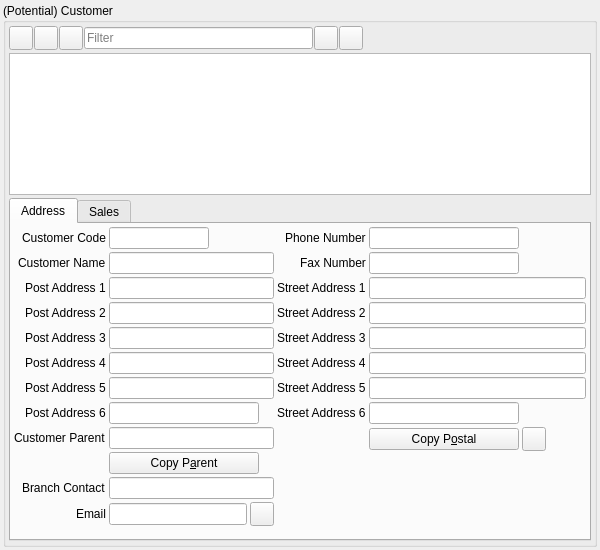
<?xml version="1.0" encoding="UTF-8"?>
<ui version="4.0">
 <class>CRM_CustomerWidget</class>
 <widget class="QWidget" name="CRM_CustomerWidget">
  <property name="geometry">
   <rect>
    <x>0</x>
    <y>0</y>
    <width>600</width>
    <height>550</height>
   </rect>
  </property>
  <property name="minimumSize">
   <size>
    <width>500</width>
    <height>400</height>
   </size>
  </property>
  <property name="windowTitle">
   <string>Form</string>
  </property>
  <layout class="QGridLayout" name="gridLayout_3">
   <property name="leftMargin">
    <number>3</number>
   </property>
   <property name="topMargin">
    <number>3</number>
   </property>
   <property name="rightMargin">
    <number>3</number>
   </property>
   <property name="bottomMargin">
    <number>3</number>
   </property>
   <property name="spacing">
    <number>3</number>
   </property>
   <item row="0" column="0">
    <widget class="QGroupBox" name="gbCustomer">
     <property name="sizePolicy">
      <sizepolicy hsizetype="Preferred" vsizetype="Preferred">
       <horstretch>1</horstretch>
       <verstretch>1</verstretch>
      </sizepolicy>
     </property>
     <property name="title">
      <string>(Potential) Customer</string>
     </property>
     <layout class="QGridLayout" name="gridLayout">
      <property name="leftMargin">
       <number>3</number>
      </property>
      <property name="topMargin">
       <number>3</number>
      </property>
      <property name="rightMargin">
       <number>3</number>
      </property>
      <property name="bottomMargin">
       <number>3</number>
      </property>
      <property name="spacing">
       <number>3</number>
      </property>
      <item row="0" column="0">
       <layout class="QHBoxLayout" name="horizontalLayout">
        <property name="spacing">
         <number>1</number>
        </property>
        <item>
         <widget class="QToolButton" name="pbAdd">
          <property name="minimumSize">
           <size>
            <width>24</width>
            <height>24</height>
           </size>
          </property>
          <property name="maximumSize">
           <size>
            <width>24</width>
            <height>24</height>
           </size>
          </property>
          <property name="toolTip">
           <string>Add (potential) customer</string>
          </property>
          <property name="text">
           <string/>
          </property>
          <property name="icon">
           <iconset resource="../../../db/src/gui/db.qrc">
            <normaloff>:/images/icons/add.png</normaloff>:/images/icons/add.png</iconset>
          </property>
         </widget>
        </item>
        <item>
         <widget class="QToolButton" name="pbDelete">
          <property name="minimumSize">
           <size>
            <width>24</width>
            <height>24</height>
           </size>
          </property>
          <property name="maximumSize">
           <size>
            <width>24</width>
            <height>24</height>
           </size>
          </property>
          <property name="toolTip">
           <string>Delete customer</string>
          </property>
          <property name="text">
           <string/>
          </property>
          <property name="icon">
           <iconset resource="../../../db/src/gui/db.qrc">
            <normaloff>:/images/icons/delete.png</normaloff>:/images/icons/delete.png</iconset>
          </property>
         </widget>
        </item>
        <item>
         <widget class="QToolButton" name="pbSave">
          <property name="minimumSize">
           <size>
            <width>24</width>
            <height>24</height>
           </size>
          </property>
          <property name="maximumSize">
           <size>
            <width>24</width>
            <height>24</height>
           </size>
          </property>
          <property name="toolTip">
           <string>Save to database</string>
          </property>
          <property name="text">
           <string/>
          </property>
          <property name="icon">
           <iconset resource="../../../db/src/gui/db.qrc">
            <normaloff>:/images/icons/database_save.png</normaloff>:/images/icons/database_save.png</iconset>
          </property>
         </widget>
        </item>
        <item>
         <widget class="QLineEdit" name="leFilter">
          <property name="placeholderText">
           <string>Filter</string>
          </property>
         </widget>
        </item>
        <item>
         <widget class="QToolButton" name="pbFilterOn">
          <property name="minimumSize">
           <size>
            <width>24</width>
            <height>24</height>
           </size>
          </property>
          <property name="maximumSize">
           <size>
            <width>24</width>
            <height>24</height>
           </size>
          </property>
          <property name="toolTip">
           <string>Filter on</string>
          </property>
          <property name="text">
           <string/>
          </property>
          <property name="icon">
           <iconset resource="../../../db/src/gui/db.qrc">
            <normaloff>:/images/icons/filter.png</normaloff>:/images/icons/filter.png</iconset>
          </property>
         </widget>
        </item>
        <item>
         <widget class="QToolButton" name="pbFilterOff">
          <property name="minimumSize">
           <size>
            <width>24</width>
            <height>24</height>
           </size>
          </property>
          <property name="maximumSize">
           <size>
            <width>24</width>
            <height>24</height>
           </size>
          </property>
          <property name="toolTip">
           <string>Filter off</string>
          </property>
          <property name="text">
           <string/>
          </property>
          <property name="icon">
           <iconset resource="../../../db/src/gui/db.qrc">
            <normaloff>:/images/icons/filter_empty.png</normaloff>:/images/icons/filter_empty.png</iconset>
          </property>
         </widget>
        </item>
        <item>
         <spacer name="horizontalSpacer_2">
          <property name="orientation">
           <enum>Qt::Horizontal</enum>
          </property>
          <property name="sizeHint" stdset="0">
           <size>
            <width>40</width>
            <height>20</height>
           </size>
          </property>
         </spacer>
        </item>
       </layout>
      </item>
      <item row="1" column="0">
       <widget class="QTableView" name="tvCustomer">
        <property name="sizePolicy">
         <sizepolicy hsizetype="Expanding" vsizetype="Expanding">
          <horstretch>1</horstretch>
          <verstretch>1</verstretch>
         </sizepolicy>
        </property>
       </widget>
      </item>
      <item row="2" column="0">
       <widget class="QTabWidget" name="tabWidget">
        <property name="currentIndex">
         <number>0</number>
        </property>
        <widget class="QWidget" name="tab">
         <attribute name="title">
          <string>Address</string>
         </attribute>
         <layout class="QGridLayout" name="gridLayout_2">
          <property name="leftMargin">
           <number>3</number>
          </property>
          <property name="topMargin">
           <number>3</number>
          </property>
          <property name="rightMargin">
           <number>3</number>
          </property>
          <property name="bottomMargin">
           <number>3</number>
          </property>
          <property name="spacing">
           <number>3</number>
          </property>
          <item row="0" column="0">
           <layout class="QFormLayout" name="formLayout">
            <property name="labelAlignment">
             <set>Qt::AlignRight|Qt::AlignTrailing|Qt::AlignVCenter</set>
            </property>
            <property name="verticalSpacing">
             <number>3</number>
            </property>
            <item row="0" column="0">
             <widget class="QLabel" name="lblCustomerCode">
              <property name="text">
               <string>Customer Code</string>
              </property>
             </widget>
            </item>
            <item row="0" column="1">
             <widget class="QLineEdit" name="leCustomerCode">
              <property name="sizePolicy">
               <sizepolicy hsizetype="Expanding" vsizetype="Fixed">
                <horstretch>1</horstretch>
                <verstretch>0</verstretch>
               </sizepolicy>
              </property>
              <property name="minimumSize">
               <size>
                <width>100</width>
                <height>0</height>
               </size>
              </property>
              <property name="maximumSize">
               <size>
                <width>100</width>
                <height>16777215</height>
               </size>
              </property>
             </widget>
            </item>
            <item row="1" column="0">
             <widget class="QLabel" name="lblCustomerName">
              <property name="text">
               <string>Customer Name</string>
              </property>
             </widget>
            </item>
            <item row="1" column="1">
             <widget class="QLineEdit" name="leCustomerName">
              <property name="sizePolicy">
               <sizepolicy hsizetype="Expanding" vsizetype="Fixed">
                <horstretch>1</horstretch>
                <verstretch>0</verstretch>
               </sizepolicy>
              </property>
              <property name="minimumSize">
               <size>
                <width>100</width>
                <height>0</height>
               </size>
              </property>
              <property name="maximumSize">
               <size>
                <width>16777215</width>
                <height>16777215</height>
               </size>
              </property>
             </widget>
            </item>
            <item row="2" column="0">
             <widget class="QLabel" name="lblPostAddress1">
              <property name="text">
               <string>Post Address 1</string>
              </property>
             </widget>
            </item>
            <item row="2" column="1">
             <widget class="QLineEdit" name="lePostAddress1">
              <property name="sizePolicy">
               <sizepolicy hsizetype="Expanding" vsizetype="Fixed">
                <horstretch>1</horstretch>
                <verstretch>0</verstretch>
               </sizepolicy>
              </property>
              <property name="minimumSize">
               <size>
                <width>100</width>
                <height>0</height>
               </size>
              </property>
              <property name="maximumSize">
               <size>
                <width>16777215</width>
                <height>16777215</height>
               </size>
              </property>
             </widget>
            </item>
            <item row="3" column="0">
             <widget class="QLabel" name="lblPostAddress2">
              <property name="text">
               <string>Post Address 2</string>
              </property>
             </widget>
            </item>
            <item row="3" column="1">
             <widget class="QLineEdit" name="lePostAddress2">
              <property name="sizePolicy">
               <sizepolicy hsizetype="Expanding" vsizetype="Fixed">
                <horstretch>1</horstretch>
                <verstretch>0</verstretch>
               </sizepolicy>
              </property>
              <property name="minimumSize">
               <size>
                <width>100</width>
                <height>0</height>
               </size>
              </property>
              <property name="maximumSize">
               <size>
                <width>16777215</width>
                <height>16777215</height>
               </size>
              </property>
             </widget>
            </item>
            <item row="4" column="0">
             <widget class="QLabel" name="lblPostaddress3">
              <property name="text">
               <string>Post Address 3</string>
              </property>
             </widget>
            </item>
            <item row="4" column="1">
             <widget class="QLineEdit" name="lePostAddress3">
              <property name="sizePolicy">
               <sizepolicy hsizetype="Expanding" vsizetype="Fixed">
                <horstretch>1</horstretch>
                <verstretch>0</verstretch>
               </sizepolicy>
              </property>
              <property name="minimumSize">
               <size>
                <width>100</width>
                <height>0</height>
               </size>
              </property>
              <property name="maximumSize">
               <size>
                <width>16777215</width>
                <height>16777215</height>
               </size>
              </property>
             </widget>
            </item>
            <item row="5" column="0">
             <widget class="QLabel" name="lblPostAddress4">
              <property name="text">
               <string>Post Address 4</string>
              </property>
             </widget>
            </item>
            <item row="5" column="1">
             <widget class="QLineEdit" name="lePostAddress4">
              <property name="sizePolicy">
               <sizepolicy hsizetype="Expanding" vsizetype="Fixed">
                <horstretch>1</horstretch>
                <verstretch>0</verstretch>
               </sizepolicy>
              </property>
              <property name="minimumSize">
               <size>
                <width>100</width>
                <height>0</height>
               </size>
              </property>
              <property name="maximumSize">
               <size>
                <width>16777215</width>
                <height>16777215</height>
               </size>
              </property>
             </widget>
            </item>
            <item row="6" column="0">
             <widget class="QLabel" name="lblPostAddress5">
              <property name="text">
               <string>Post Address 5</string>
              </property>
             </widget>
            </item>
            <item row="6" column="1">
             <widget class="QLineEdit" name="lePostAddress5">
              <property name="sizePolicy">
               <sizepolicy hsizetype="Expanding" vsizetype="Fixed">
                <horstretch>1</horstretch>
                <verstretch>0</verstretch>
               </sizepolicy>
              </property>
              <property name="minimumSize">
               <size>
                <width>100</width>
                <height>0</height>
               </size>
              </property>
              <property name="maximumSize">
               <size>
                <width>16777215</width>
                <height>16777215</height>
               </size>
              </property>
             </widget>
            </item>
            <item row="7" column="0">
             <widget class="QLabel" name="lblPostAddress6">
              <property name="text">
               <string>Post Address 6</string>
              </property>
             </widget>
            </item>
            <item row="7" column="1">
             <widget class="QLineEdit" name="lePostAddress6">
              <property name="sizePolicy">
               <sizepolicy hsizetype="Expanding" vsizetype="Fixed">
                <horstretch>1</horstretch>
                <verstretch>0</verstretch>
               </sizepolicy>
              </property>
              <property name="minimumSize">
               <size>
                <width>100</width>
                <height>0</height>
               </size>
              </property>
              <property name="maximumSize">
               <size>
                <width>150</width>
                <height>16777215</height>
               </size>
              </property>
             </widget>
            </item>
            <item row="8" column="0">
             <widget class="QLabel" name="lblCustomerParent">
              <property name="text">
               <string>Customer Parent</string>
              </property>
             </widget>
            </item>
            <item row="8" column="1">
             <widget class="RB_IdxLineEdit" name="ileCustomerParent">
              <property name="minimumSize">
               <size>
                <width>100</width>
                <height>0</height>
               </size>
              </property>
             </widget>
            </item>
            <item row="9" column="1">
             <widget class="QPushButton" name="pbCopyParent">
              <property name="sizePolicy">
               <sizepolicy hsizetype="Preferred" vsizetype="Fixed">
                <horstretch>0</horstretch>
                <verstretch>0</verstretch>
               </sizepolicy>
              </property>
              <property name="minimumSize">
               <size>
                <width>150</width>
                <height>0</height>
               </size>
              </property>
              <property name="maximumSize">
               <size>
                <width>150</width>
                <height>16777215</height>
               </size>
              </property>
              <property name="toolTip">
               <string>Copy address lines from parent</string>
              </property>
              <property name="text">
               <string>Copy P&amp;arent</string>
              </property>
             </widget>
            </item>
            <item row="10" column="0">
             <widget class="QLabel" name="lblBranchContact">
              <property name="text">
               <string>Branch Contact</string>
              </property>
             </widget>
            </item>
            <item row="10" column="1">
             <widget class="QLineEdit" name="leBranchContact">
              <property name="minimumSize">
               <size>
                <width>100</width>
                <height>0</height>
               </size>
              </property>
              <property name="maximumSize">
               <size>
                <width>16777215</width>
                <height>16777215</height>
               </size>
              </property>
             </widget>
            </item>
            <item row="11" column="0">
             <widget class="QLabel" name="lblEmail">
              <property name="text">
               <string>Email</string>
              </property>
             </widget>
            </item>
            <item row="11" column="1">
             <layout class="QHBoxLayout" name="horizontalLayout_2">
              <property name="spacing">
               <number>3</number>
              </property>
              <item>
               <widget class="QLineEdit" name="leEmail"/>
              </item>
              <item>
               <widget class="QToolButton" name="pbSendEmail">
                <property name="minimumSize">
                 <size>
                  <width>24</width>
                  <height>24</height>
                 </size>
                </property>
                <property name="maximumSize">
                 <size>
                  <width>24</width>
                  <height>24</height>
                 </size>
                </property>
                <property name="toolTip">
                 <string>Send email</string>
                </property>
                <property name="text">
                 <string/>
                </property>
                <property name="icon">
                 <iconset resource="../../../db/src/gui/db.qrc">
                  <normaloff>:/images/icons/email_edit.png</normaloff>:/images/icons/email_edit.png</iconset>
                </property>
               </widget>
              </item>
             </layout>
            </item>
            <item row="9" column="0">
             <spacer name="horizontalSpacer_4">
              <property name="orientation">
               <enum>Qt::Horizontal</enum>
              </property>
              <property name="sizeHint" stdset="0">
               <size>
                <width>40</width>
                <height>20</height>
               </size>
              </property>
             </spacer>
            </item>
           </layout>
          </item>
          <item row="0" column="1">
           <layout class="QFormLayout" name="formLayout_2">
            <property name="fieldGrowthPolicy">
             <enum>QFormLayout::AllNonFixedFieldsGrow</enum>
            </property>
            <property name="labelAlignment">
             <set>Qt::AlignRight|Qt::AlignTrailing|Qt::AlignVCenter</set>
            </property>
            <property name="verticalSpacing">
             <number>3</number>
            </property>
            <item row="0" column="0">
             <widget class="QLabel" name="lblPhoneNumber">
              <property name="text">
               <string>Phone Number</string>
              </property>
             </widget>
            </item>
            <item row="0" column="1">
             <widget class="QLineEdit" name="lePhoneNumber">
              <property name="minimumSize">
               <size>
                <width>100</width>
                <height>0</height>
               </size>
              </property>
              <property name="maximumSize">
               <size>
                <width>150</width>
                <height>16777215</height>
               </size>
              </property>
             </widget>
            </item>
            <item row="1" column="0">
             <widget class="QLabel" name="lblFaxNumber">
              <property name="text">
               <string>Fax Number</string>
              </property>
             </widget>
            </item>
            <item row="1" column="1">
             <widget class="QLineEdit" name="leFaxNumber">
              <property name="minimumSize">
               <size>
                <width>100</width>
                <height>0</height>
               </size>
              </property>
              <property name="maximumSize">
               <size>
                <width>150</width>
                <height>16777215</height>
               </size>
              </property>
             </widget>
            </item>
            <item row="2" column="0">
             <widget class="QLabel" name="lblStreetAddress1">
              <property name="text">
               <string>Street Address 1</string>
              </property>
             </widget>
            </item>
            <item row="2" column="1">
             <widget class="QLineEdit" name="leStreetAddress1">
              <property name="minimumSize">
               <size>
                <width>100</width>
                <height>0</height>
               </size>
              </property>
              <property name="maximumSize">
               <size>
                <width>16777215</width>
                <height>16777215</height>
               </size>
              </property>
             </widget>
            </item>
            <item row="3" column="0">
             <widget class="QLabel" name="lblStreetAddress2">
              <property name="text">
               <string>Street Address 2</string>
              </property>
             </widget>
            </item>
            <item row="3" column="1">
             <widget class="QLineEdit" name="leStreetAddress2">
              <property name="minimumSize">
               <size>
                <width>100</width>
                <height>0</height>
               </size>
              </property>
              <property name="maximumSize">
               <size>
                <width>16777215</width>
                <height>16777215</height>
               </size>
              </property>
             </widget>
            </item>
            <item row="4" column="0">
             <widget class="QLabel" name="lblStreetAddress3">
              <property name="text">
               <string>Street Address 3</string>
              </property>
             </widget>
            </item>
            <item row="4" column="1">
             <widget class="QLineEdit" name="leStreetAddress3">
              <property name="minimumSize">
               <size>
                <width>100</width>
                <height>0</height>
               </size>
              </property>
              <property name="maximumSize">
               <size>
                <width>16777215</width>
                <height>16777215</height>
               </size>
              </property>
             </widget>
            </item>
            <item row="5" column="0">
             <widget class="QLabel" name="lblStreetAddress4">
              <property name="text">
               <string>Street Address 4</string>
              </property>
             </widget>
            </item>
            <item row="5" column="1">
             <widget class="QLineEdit" name="leStreetAddress4">
              <property name="minimumSize">
               <size>
                <width>100</width>
                <height>0</height>
               </size>
              </property>
              <property name="maximumSize">
               <size>
                <width>16777215</width>
                <height>16777215</height>
               </size>
              </property>
             </widget>
            </item>
            <item row="6" column="0">
             <widget class="QLabel" name="lblStreetAddress5">
              <property name="text">
               <string>Street Address 5</string>
              </property>
             </widget>
            </item>
            <item row="6" column="1">
             <widget class="QLineEdit" name="leStreetAddress5">
              <property name="minimumSize">
               <size>
                <width>100</width>
                <height>0</height>
               </size>
              </property>
              <property name="maximumSize">
               <size>
                <width>16777215</width>
                <height>16777215</height>
               </size>
              </property>
             </widget>
            </item>
            <item row="7" column="0">
             <widget class="QLabel" name="lblStreetAddress6">
              <property name="text">
               <string>Street Address 6</string>
              </property>
             </widget>
            </item>
            <item row="7" column="1">
             <widget class="QLineEdit" name="leStreetAddress6">
              <property name="minimumSize">
               <size>
                <width>100</width>
                <height>0</height>
               </size>
              </property>
              <property name="maximumSize">
               <size>
                <width>150</width>
                <height>16777215</height>
               </size>
              </property>
             </widget>
            </item>
            <item row="8" column="0">
             <spacer name="horizontalSpacer_3">
              <property name="orientation">
               <enum>Qt::Horizontal</enum>
              </property>
              <property name="sizeHint" stdset="0">
               <size>
                <width>40</width>
                <height>20</height>
               </size>
              </property>
             </spacer>
            </item>
            <item row="8" column="1">
             <layout class="QHBoxLayout" name="horizontalLayout_3">
              <property name="spacing">
               <number>3</number>
              </property>
              <item>
               <widget class="QPushButton" name="pbCopyPostAddress">
                <property name="sizePolicy">
                 <sizepolicy hsizetype="Preferred" vsizetype="Fixed">
                  <horstretch>0</horstretch>
                  <verstretch>0</verstretch>
                 </sizepolicy>
                </property>
                <property name="minimumSize">
                 <size>
                  <width>150</width>
                  <height>0</height>
                 </size>
                </property>
                <property name="maximumSize">
                 <size>
                  <width>150</width>
                  <height>16777215</height>
                 </size>
                </property>
                <property name="toolTip">
                 <string>Copy address lines from postal address</string>
                </property>
                <property name="text">
                 <string>Copy P&amp;ostal</string>
                </property>
               </widget>
              </item>
              <item>
               <widget class="QToolButton" name="pbMapLocation">
                <property name="minimumSize">
                 <size>
                  <width>24</width>
                  <height>24</height>
                 </size>
                </property>
                <property name="maximumSize">
                 <size>
                  <width>24</width>
                  <height>24</height>
                 </size>
                </property>
                <property name="toolTip">
                 <string>Show location on Google Maps</string>
                </property>
                <property name="text">
                 <string/>
                </property>
                <property name="icon">
                 <iconset resource="../../../db/src/gui/db.qrc">
                  <normaloff>:/images/icons/world_go.png</normaloff>:/images/icons/world_go.png</iconset>
                </property>
               </widget>
              </item>
              <item>
               <spacer name="horizontalSpacer_5">
                <property name="orientation">
                 <enum>Qt::Horizontal</enum>
                </property>
                <property name="sizeHint" stdset="0">
                 <size>
                  <width>40</width>
                  <height>20</height>
                 </size>
                </property>
               </spacer>
              </item>
             </layout>
            </item>
           </layout>
          </item>
         </layout>
        </widget>
        <widget class="QWidget" name="tab_2">
         <attribute name="title">
          <string>Sales</string>
         </attribute>
         <layout class="QGridLayout" name="gridLayout_4">
          <property name="leftMargin">
           <number>3</number>
          </property>
          <property name="topMargin">
           <number>3</number>
          </property>
          <property name="rightMargin">
           <number>3</number>
          </property>
          <property name="bottomMargin">
           <number>6</number>
          </property>
          <property name="spacing">
           <number>3</number>
          </property>
          <item row="0" column="0">
           <layout class="QFormLayout" name="formLayout_3">
            <property name="labelAlignment">
             <set>Qt::AlignRight|Qt::AlignTrailing|Qt::AlignVCenter</set>
            </property>
            <property name="verticalSpacing">
             <number>3</number>
            </property>
            <item row="0" column="0">
             <widget class="QLabel" name="lblCompany">
              <property name="text">
               <string>Move to Company</string>
              </property>
             </widget>
            </item>
            <item row="1" column="0">
             <widget class="QLabel" name="lblRelationWithCompany">
              <property name="text">
               <string>Internal Account Holder</string>
              </property>
             </widget>
            </item>
            <item row="1" column="1">
             <widget class="QComboBox" name="cbInternalAccountHolder"/>
            </item>
            <item row="3" column="0">
             <widget class="QLabel" name="label">
              <property name="text">
               <string>Type</string>
              </property>
             </widget>
            </item>
            <item row="3" column="1">
             <widget class="QComboBox" name="cbType"/>
            </item>
            <item row="4" column="0">
             <widget class="QLabel" name="label_6">
              <property name="text">
               <string>Ownership</string>
              </property>
             </widget>
            </item>
            <item row="4" column="1">
             <widget class="QLineEdit" name="leOwnership"/>
            </item>
            <item row="5" column="0">
             <widget class="QLabel" name="label_3">
              <property name="text">
               <string>Classification Code</string>
              </property>
             </widget>
            </item>
            <item row="5" column="1">
             <widget class="QLineEdit" name="leClassificationCode"/>
            </item>
            <item row="6" column="0">
             <widget class="QLabel" name="label_4">
              <property name="text">
               <string>Industry</string>
              </property>
             </widget>
            </item>
            <item row="6" column="1">
             <widget class="QComboBox" name="cbIndustry"/>
            </item>
            <item row="7" column="0">
             <widget class="QLabel" name="label_5">
              <property name="text">
               <string>Number of Employees</string>
              </property>
             </widget>
            </item>
            <item row="7" column="1">
             <widget class="QLineEdit" name="leNoEmployees">
              <property name="minimumSize">
               <size>
                <width>100</width>
                <height>0</height>
               </size>
              </property>
              <property name="maximumSize">
               <size>
                <width>100</width>
                <height>16777215</height>
               </size>
              </property>
              <property name="alignment">
               <set>Qt::AlignRight|Qt::AlignTrailing|Qt::AlignVCenter</set>
              </property>
             </widget>
            </item>
            <item row="8" column="0">
             <widget class="QLabel" name="label_2">
              <property name="text">
               <string>Annual Revenue</string>
              </property>
             </widget>
            </item>
            <item row="8" column="1">
             <widget class="QLineEdit" name="leAnnualRevenue">
              <property name="minimumSize">
               <size>
                <width>100</width>
                <height>0</height>
               </size>
              </property>
              <property name="maximumSize">
               <size>
                <width>100</width>
                <height>16777215</height>
               </size>
              </property>
              <property name="alignment">
               <set>Qt::AlignRight|Qt::AlignTrailing|Qt::AlignVCenter</set>
              </property>
             </widget>
            </item>
            <item row="9" column="0">
             <widget class="QLabel" name="label_7">
              <property name="text">
               <string>Rating</string>
              </property>
             </widget>
            </item>
            <item row="9" column="1">
             <widget class="QLineEdit" name="leRating">
              <property name="minimumSize">
               <size>
                <width>50</width>
                <height>0</height>
               </size>
              </property>
              <property name="maximumSize">
               <size>
                <width>50</width>
                <height>16777215</height>
               </size>
              </property>
              <property name="sizeIncrement">
               <size>
                <width>0</width>
                <height>0</height>
               </size>
              </property>
              <property name="alignment">
               <set>Qt::AlignRight|Qt::AlignTrailing|Qt::AlignVCenter</set>
              </property>
             </widget>
            </item>
            <item row="2" column="0">
             <widget class="QLabel" name="label_8">
              <property name="text">
               <string>Existing Customer</string>
              </property>
             </widget>
            </item>
            <item row="2" column="1">
             <widget class="QComboBox" name="cbExistingCustomer">
              <property name="maximumSize">
               <size>
                <width>75</width>
                <height>16777215</height>
               </size>
              </property>
             </widget>
            </item>
            <item row="0" column="1">
             <widget class="QToolButton" name="pbSelectCompany">
              <property name="minimumSize">
               <size>
                <width>24</width>
                <height>24</height>
               </size>
              </property>
              <property name="maximumSize">
               <size>
                <width>24</width>
                <height>24</height>
               </size>
              </property>
              <property name="toolTip">
               <string>Select company</string>
              </property>
              <property name="text">
               <string>...</string>
              </property>
             </widget>
            </item>
           </layout>
          </item>
          <item row="0" column="1">
           <spacer name="horizontalSpacer_6">
            <property name="orientation">
             <enum>Qt::Horizontal</enum>
            </property>
            <property name="sizeHint" stdset="0">
             <size>
              <width>318</width>
              <height>218</height>
             </size>
            </property>
           </spacer>
          </item>
          <item row="1" column="0" colspan="2">
           <spacer name="verticalSpacer">
            <property name="orientation">
             <enum>Qt::Vertical</enum>
            </property>
            <property name="sizeHint" stdset="0">
             <size>
              <width>568</width>
              <height>55</height>
             </size>
            </property>
           </spacer>
          </item>
         </layout>
        </widget>
       </widget>
      </item>
     </layout>
    </widget>
   </item>
  </layout>
 </widget>
 <customwidgets>
  <customwidget>
   <class>RB_IdxLineEdit</class>
   <extends>QLineEdit</extends>
   <header>rb_idxlineedit.h</header>
  </customwidget>
 </customwidgets>
 <tabstops>
  <tabstop>tvCustomer</tabstop>
  <tabstop>pbAdd</tabstop>
  <tabstop>pbDelete</tabstop>
  <tabstop>pbSave</tabstop>
  <tabstop>leFilter</tabstop>
  <tabstop>pbFilterOn</tabstop>
  <tabstop>pbFilterOff</tabstop>
  <tabstop>tabWidget</tabstop>
  <tabstop>leCustomerCode</tabstop>
  <tabstop>leCustomerName</tabstop>
  <tabstop>lePostAddress1</tabstop>
  <tabstop>lePostAddress2</tabstop>
  <tabstop>lePostAddress3</tabstop>
  <tabstop>lePostAddress4</tabstop>
  <tabstop>lePostAddress5</tabstop>
  <tabstop>lePostAddress6</tabstop>
  <tabstop>ileCustomerParent</tabstop>
  <tabstop>pbCopyParent</tabstop>
  <tabstop>leBranchContact</tabstop>
  <tabstop>leEmail</tabstop>
  <tabstop>pbSendEmail</tabstop>
  <tabstop>lePhoneNumber</tabstop>
  <tabstop>leFaxNumber</tabstop>
  <tabstop>leStreetAddress1</tabstop>
  <tabstop>leStreetAddress2</tabstop>
  <tabstop>leStreetAddress3</tabstop>
  <tabstop>leStreetAddress4</tabstop>
  <tabstop>leStreetAddress5</tabstop>
  <tabstop>leStreetAddress6</tabstop>
  <tabstop>pbCopyPostAddress</tabstop>
  <tabstop>pbMapLocation</tabstop>
  <tabstop>pbSelectCompany</tabstop>
  <tabstop>cbInternalAccountHolder</tabstop>
  <tabstop>cbExistingCustomer</tabstop>
  <tabstop>cbType</tabstop>
  <tabstop>leOwnership</tabstop>
  <tabstop>leClassificationCode</tabstop>
  <tabstop>cbIndustry</tabstop>
  <tabstop>leNoEmployees</tabstop>
  <tabstop>leAnnualRevenue</tabstop>
  <tabstop>leRating</tabstop>
 </tabstops>
 <resources>
  <include location="../../../db/src/gui/db.qrc"/>
 </resources>
 <connections/>
</ui>
